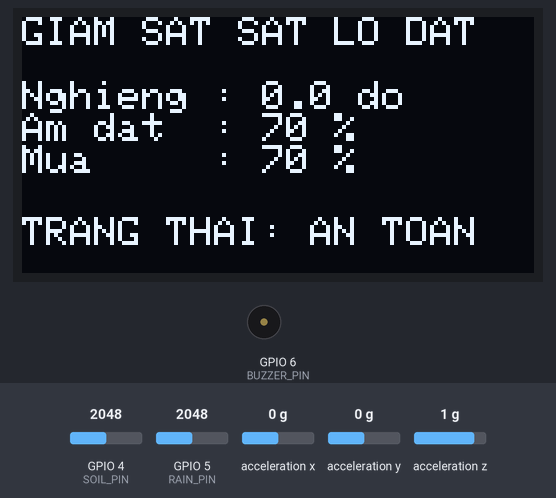
The program below on a simulated ESP32-S3. Shown: 128×64 one-colour display, buzzer (waves = sounding). Wiring (inferred from the names in the program): MPU-6050 motion sensor at I2C address 0x68. Inputs (shaded band) come from the test bench; at power-on: acceleration x 0 g, GPIO 4 (SOIL_PIN) = 2048, GPIO 5 (RAIN_PIN) = 2048, acceleration y 0 g, acceleration z 1 g. WiFi joins after 1.5 s; servers stay silent unless stated; what the program prints to the serial monitor is not drawn.

Above: at 4.1 s.
4.2 s: acceleration x set to -0.3 g
At 4.56 s:
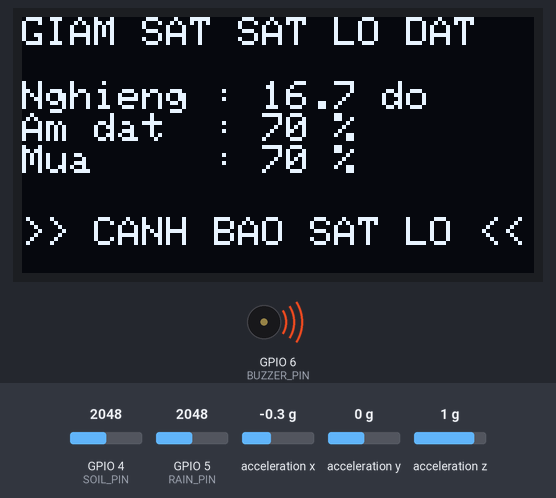
7.2 s: GPIO 4 (SOIL_PIN) set to 2311
At 7.76 s:
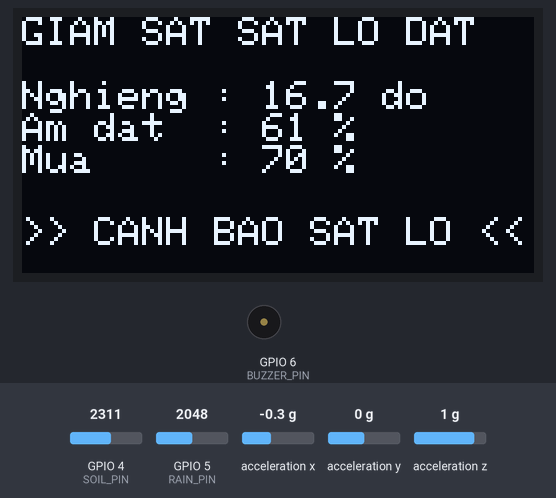
8.7 s: GPIO 4 (SOIL_PIN) set to 2426
At 10.2 s:
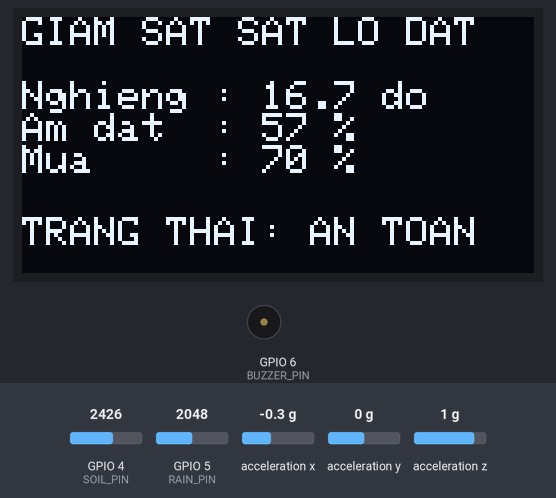
10.5 s: GPIO 5 (RAIN_PIN) set to 2866
At 11.8 s:
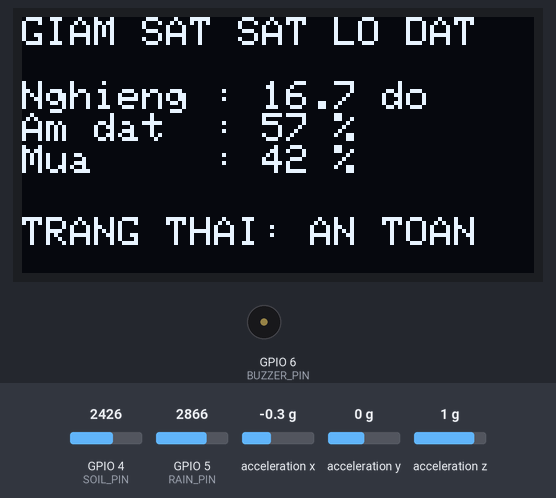
12.2 s: acceleration y set to -1.4 g
At 13.4 s:
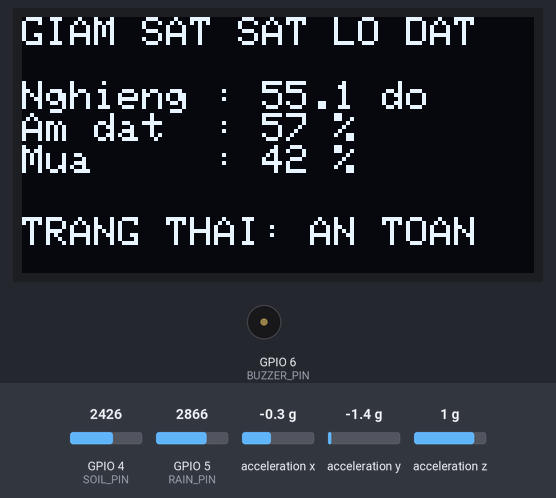
14.0 s: acceleration z set to -1.4 g
At 15.1 s:
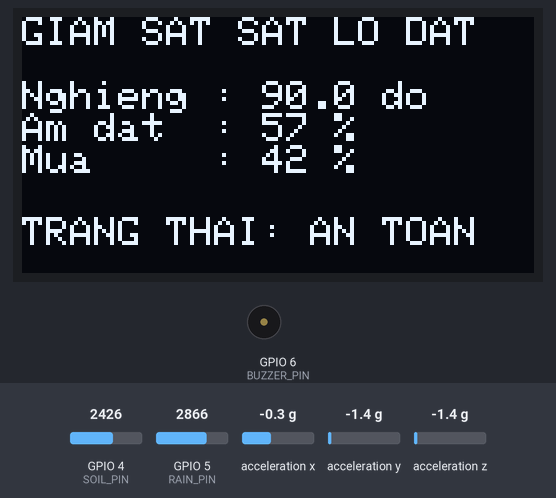
Timing chart, 0 to 16.8 s (numbered marks = the images above; inputs shaded):
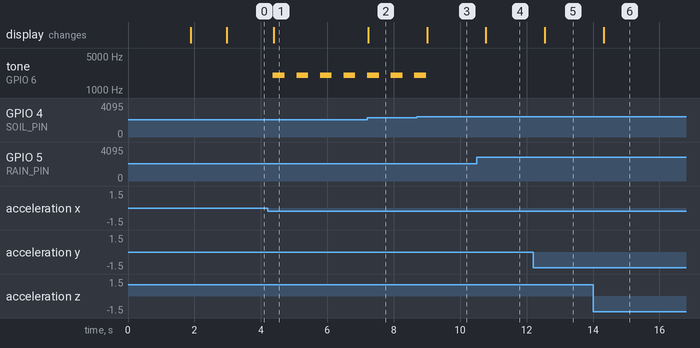

Measured:
- the behaviour switches between -0.1 and -0.2 g on acceleration x (found by bisection; images 0 and 1)
- the behaviour switches between 2358 and 2359 on GPIO 4 (SOIL_PIN) (found by bisection; images 2 and 3)
- after the input at 4.2 s, tone on GPIO 6 (BUZZER_PIN): alternates 2000 Hz for 0.36 s and silent for 0.35 s, starting after 0.16 s; the display: changes after 0.19 s (image 1)
- after the input at 7.2 s, the display: changes at once (image 2)
- after the input at 8.7 s, tone on GPIO 6 (BUZZER_PIN): goes on until 9.0 s, then stays silent; the display: changes after 0.30 s (image 3)
- after the input at 10.5 s, the display: changes after 0.28 s (image 4)
- after the input at 12.2 s, the display: changes after 0.35 s (image 5)
- after the input at 14.0 s, the display: changes after 0.33 s (image 6)

The program:

main.cpp
```cpp
/* Thong tin Blynk va WiFi nam trong include/secrets.h (khong dua len GitHub) */
#define BLYNK_PRINT Serial
#include "secrets.h"

#include <Arduino.h>
#include <Wire.h>
#include <WiFi.h>
#include <BlynkSimpleEsp32.h>
#include <Adafruit_GFX.h>
#include <Adafruit_SSD1306.h>
#include <stdio.h>
#include <stdbool.h>
#include <math.h>

/* Chan theo so do breadboard */
#define SDA_PIN     8
#define SCL_PIN     9
#define SOIL_PIN    4
#define RAIN_PIN    5
#define BUZZER_PIN  6

#define MPU_ADDR    0x68
#define OLED_ADDR   0x3C

/* Nguong canh bao */
#define NGUONG_LECH_GOC  10.0f
#define NGUONG_AM_DAT    60
#define NGUONG_MUA       50
#define COOLDOWN_MS      600000UL   /* 10 phut */
#define TAN_SO_COI       2000       /* Hz */
#define CHU_KY_BLYNK_MS  2000UL     /* gui len Blynk moi 2 giay */

/* Hieu chuan: thay bang gia tri tho do duoc (kho / uot) */
#define DAT_KHO  4095
#define DAT_UOT  1200
#define MUA_KHO  4095
#define MUA_UOT  1200

Adafruit_SSD1306 oled(128, 64, &Wire, -1);

/* Bien toan cuc */
static float gocChuanX, gocChuanY, gocChuanZ;   /* huong trong luc luc lap dat */
static float lechGoc = 0;
static int   amDat = 0;
static int   mua = 0;
static bool  nguyHiem = false;
static bool  dangCanhBao = false;
static bool  daCanhBao = false;
static bool  coiBat = false;
static unsigned long lanCanhBaoTruoc = 0;
static unsigned long lanGuiBlynk = 0;

/* ---------- MPU6050 ---------- */
static void mpuGhi(uint8_t thanhGhi, uint8_t giaTri) {
  Wire.beginTransmission(MPU_ADDR);
  Wire.write(thanhGhi);
  Wire.write(giaTri);
  Wire.endTransmission();
}

static int16_t docInt16(void) {
  uint8_t cao  = Wire.read();     /* byte cao doc truoc */
  uint8_t thap = Wire.read();     /* byte thap doc sau  */
  return (int16_t)((cao << 8) | thap);
}

/* Doc gia toc 10 lan roi lay trung binh, tra ket qua qua con tro */
static void docGiaToc(float *ax, float *ay, float *az) {
  float sx = 0, sy = 0, sz = 0;
  for (int i = 0; i < 10; i++) {
    Wire.beginTransmission(MPU_ADDR);
    Wire.write(0x3B);
    Wire.endTransmission(false);
    Wire.requestFrom((uint8_t)MPU_ADDR, (uint8_t)6);
    sx += docInt16() / 16384.0f;
    sy += docInt16() / 16384.0f;
    sz += docInt16() / 16384.0f;
    delay(2);
  }
  *ax = sx / 10;
  *ay = sy / 10;
  *az = sz / 10;
}

/* Goc giua huong trong luc bay gio va luc dau (0 - 90 do) */
static float tinhGocNghieng(float ax, float ay, float az) {
  float tich  = ax * gocChuanX + ay * gocChuanY + az * gocChuanZ;
  float doDai = sqrtf(ax * ax + ay * ay + az * az) *
                sqrtf(gocChuanX * gocChuanX + gocChuanY * gocChuanY + gocChuanZ * gocChuanZ);
  if (doDai == 0) return 0;

  float cosGoc = tich / doDai;
  if (cosGoc > 1)  cosGoc = 1;
  if (cosGoc < -1) cosGoc = -1;

  float goc = acosf(cosGoc) * 180.0f / PI;
  if (goc > 90) goc = 90;
  return goc;
}

/* ---------- Cam bien analog ---------- */
static int phanTram(int raw, int rawKho, int rawUot) {
  long p = map(raw, rawKho, rawUot, 0, 100);
  if (p < 0)   p = 0;
  if (p > 100) p = 100;
  return (int)p;
}

/* ---------- Cac buoc trong loop ---------- */
static void docCamBien(void) {
  float ax, ay, az;
  docGiaToc(&ax, &ay, &az);
  lechGoc = tinhGocNghieng(ax, ay, az);

  amDat = phanTram(analogRead(SOIL_PIN), DAT_KHO, DAT_UOT);
  mua   = phanTram(analogRead(RAIN_PIN), MUA_KHO, MUA_UOT);

  nguyHiem = (lechGoc >= NGUONG_LECH_GOC) && (amDat >= NGUONG_AM_DAT) && (mua >= NGUONG_MUA);
}

static void dieuKhienCoi(void) {
  if (nguyHiem) {
    coiBat = !coiBat;           /* dao trang thai moi vong = bip-bip */
  } else {
    coiBat = false;
  }
  if (coiBat) {
    tone(BUZZER_PIN, TAN_SO_COI);
  } else {
    noTone(BUZZER_PIN);
  }
}

static void hienThongBao(const char *dong1, const char *dong2) {
  oled.clearDisplay();
  oled.setCursor(0, 20);
  oled.println(dong1);
  oled.println(dong2);
  oled.display();
}

static void hienThiOLED(void) {
  char dong[24];

  oled.clearDisplay();
  oled.setCursor(0, 0);
  oled.println("GIAM SAT SAT LO DAT");

  oled.setCursor(0, 16);
  snprintf(dong, sizeof(dong), "Nghieng : %.1f do", lechGoc);
  oled.println(dong);
  snprintf(dong, sizeof(dong), "Am dat  : %d %%", amDat);
  oled.println(dong);
  snprintf(dong, sizeof(dong), "Mua     : %d %%", mua);
  oled.println(dong);

  oled.setCursor(0, 50);
  oled.println(nguyHiem ? ">> CANH BAO SAT LO <<" : "TRANG THAI: AN TOAN");
  oled.display();
}

static void guiBlynk(void) {
  if (millis() - lanGuiBlynk < CHU_KY_BLYNK_MS) return;
  lanGuiBlynk = millis();

  Blynk.virtualWrite(V0, lechGoc);
  Blynk.virtualWrite(V1, amDat);
  Blynk.virtualWrite(V2, mua);
  Blynk.virtualWrite(V3, nguyHiem ? 1 : 0);
}

/* Gui canh bao 1 lan khi vua chuyen sang nguy hiem, cach nhau it nhat 10 phut */
static void guiCanhBao(void) {
  if (nguyHiem && !dangCanhBao) {
    if (!daCanhBao || millis() - lanCanhBaoTruoc > COOLDOWN_MS) {
      Serial.println(">>> PHAT CANH BAO KHAN CAP <<<");
      Blynk.logEvent("canh_bao_sat_lo", "Phat hien nguy co sat lo!");
      lanCanhBaoTruoc = millis();
      daCanhBao = true;
    }
  }
  dangCanhBao = nguyHiem;
}

/* ---------- Chuong trinh chinh ---------- */
void setup() {
  Serial.begin(115200);
  Wire.begin(SDA_PIN, SCL_PIN);

  mpuGhi(0x6B, 0x00);   /* danh thuc MPU6050 */
  mpuGhi(0x1A, 0x04);   /* bat bo loc thong thap co san */

  oled.begin(SSD1306_SWITCHCAPVCC, OLED_ADDR);
  oled.setTextSize(1);
  oled.setTextColor(SSD1306_WHITE);

  pinMode(BUZZER_PIN, OUTPUT);
  digitalWrite(BUZZER_PIN, LOW);

  hienThongBao("Dang ket noi", "WiFi + Blynk...");
  Blynk.begin(BLYNK_AUTH_TOKEN, ssid, pass);

  hienThongBao("Dang lay goc chuan", "Giu coc dung yen");
  delay(1000);
  docGiaToc(&gocChuanX, &gocChuanY, &gocChuanZ);
}

void loop() {
  Blynk.run();

  docCamBien();
  dieuKhienCoi();
  hienThiOLED();

  Serial.printf("Nghieng: %.1f do | Am dat: %d%% | Mua: %d%% | %s\n",
                lechGoc, amDat, mua, nguyHiem ? "CANH BAO" : "AN TOAN");

  guiBlynk();
  guiCanhBao();

  delay(300);
}
```

secrets_example.h
```cpp
// Copy file nay thanh "secrets.h" (cung thu muc) roi dien thong tin that.
// secrets.h da nam trong .gitignore nen se KHONG bi day len GitHub.
#pragma once

#define BLYNK_TEMPLATE_ID   "TMPLxxxxxxxxx"
#define BLYNK_TEMPLATE_NAME "earthquake"
#define BLYNK_AUTH_TOKEN    "your_blynk_auth_token"

// WiFi 2.4GHz
char ssid[] = "your_wifi_name";
char pass[] = "your_wifi_password";
```
